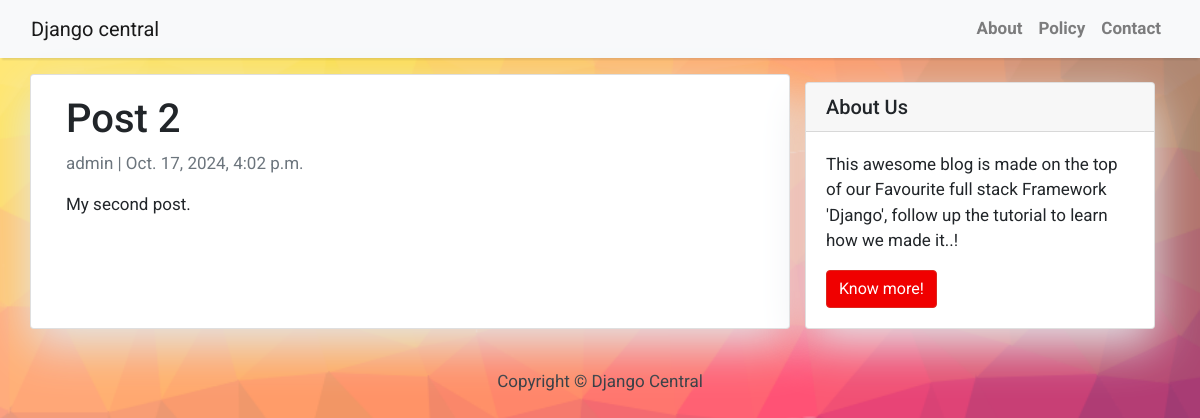
The page /post-2/ on the database its author committed.
### blog/models.py (models this page shows, shortened)
class Post(models.Model):
    title = models.CharField(max_length = 200, unique = True)
    slug = models.SlugField(max_length = 200, unique = True)
    author = models.ForeignKey(User, on_delete = models.CASCADE,related_name = "blog_posts")
    updated_on = models.DateTimeField(auto_now = True)
    content = models.TextField()
    created_on = models.DateTimeField(auto_now_add = True)
    status = models.IntegerField(choices=STATUS, default = 0)
    class Meta:
        ordering = ["-created_on"]

### blog/views.py (the view)
# urls.py: path("<slug:slug>/", views.PostDetail.as_view(), name="post_detail"),
class PostDetail(generic.DetailView):
    model = Post
    template_name = "post_detail.html"

### blog/templates/post_detail.html
{% extends 'base.html' %} {% block content %}
<div class="container">
  <div class="row">
    <div class="col-md-8 card mb-4  mt-3 left  top">
      <div class="card-body">
        <h1>{% block title %} {{ object.title }} {% endblock title %}</h1>
        <p class=" text-muted">{{ post.author }} | {{ post.created_on }}</p>
        <p class="card-text ">{{ object.content | safe }}</p>
      </div>
    </div>
    {% block sidebar %} {% include 'sidebar.html' %} {% endblock sidebar %}
  </div>
</div>
{% endblock content %}

### blog/templates/base.html (style rules this page uses)
body { font-family: "Roboto", sans-serif; font-size: 17px; background-image: url('static/images/cool_background.png'); background-repeat: no-repeat; background-attachment: fixed; background-size: cover; }

### blog/templates/sidebar.html (style rules this page uses)
.card { box-shadow: 0 16px 48px #E3E7EB; }

### rows shown on the page
Post: title "Post 2", author "admin", created_on "Oct. 17, 2024, 4:02 p.m.", content "My second post."
